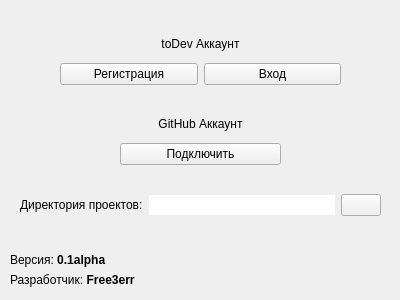
<?xml version="1.0" encoding="UTF-8"?>
<ui version="4.0">
 <class>Widget</class>
 <widget class="QWidget" name="Widget">
  <property name="geometry">
   <rect>
    <x>0</x>
    <y>0</y>
    <width>400</width>
    <height>300</height>
   </rect>
  </property>
  <property name="font">
   <font>
    <pointsize>9</pointsize>
   </font>
  </property>
  <property name="windowTitle">
   <string>Настройки</string>
  </property>
  <widget class="QWidget" name="gridLayoutWidget">
   <property name="geometry">
    <rect>
     <x>60</x>
     <y>30</y>
     <width>281</width>
     <height>55</height>
    </rect>
   </property>
   <layout class="QGridLayout" name="gridLayout">
    <item row="1" column="1">
     <widget class="QPushButton" name="loginBtn">
      <property name="text">
       <string>Вход</string>
      </property>
     </widget>
    </item>
    <item row="1" column="0">
     <widget class="QPushButton" name="regBtn">
      <property name="text">
       <string>Регистрация</string>
      </property>
     </widget>
    </item>
    <item row="0" column="0" colspan="2">
     <widget class="QLabel" name="gitLabel_2">
      <property name="font">
       <font>
        <pointsize>9</pointsize>
       </font>
      </property>
      <property name="text">
       <string>toDev Аккаунт</string>
      </property>
      <property name="alignment">
       <set>Qt::AlignCenter</set>
      </property>
     </widget>
    </item>
   </layout>
  </widget>
  <widget class="QWidget" name="gridLayoutWidget_2">
   <property name="geometry">
    <rect>
     <x>120</x>
     <y>110</y>
     <width>161</width>
     <height>55</height>
    </rect>
   </property>
   <layout class="QGridLayout" name="gridLayout_2">
    <item row="0" column="0">
     <widget class="QLabel" name="gitLabel">
      <property name="font">
       <font>
        <pointsize>9</pointsize>
       </font>
      </property>
      <property name="text">
       <string>GitHub Аккаунт</string>
      </property>
      <property name="alignment">
       <set>Qt::AlignCenter</set>
      </property>
     </widget>
    </item>
    <item row="1" column="0">
     <widget class="QPushButton" name="pushButton">
      <property name="text">
       <string>Подключить</string>
      </property>
     </widget>
    </item>
   </layout>
  </widget>
  <widget class="QLabel" name="verLabel">
   <property name="geometry">
    <rect>
     <x>10</x>
     <y>250</y>
     <width>151</width>
     <height>20</height>
    </rect>
   </property>
   <property name="font">
    <font>
     <pointsize>9</pointsize>
    </font>
   </property>
   <property name="text">
    <string>&lt;html&gt;&lt;head/&gt;&lt;body&gt;&lt;p&gt;Версия: &lt;span style=&quot; font-weight:600;&quot;&gt;0.1alpha&lt;/span&gt;&lt;/p&gt;&lt;/body&gt;&lt;/html&gt;</string>
   </property>
  </widget>
  <widget class="QLabel" name="devLabel">
   <property name="geometry">
    <rect>
     <x>10</x>
     <y>270</y>
     <width>171</width>
     <height>20</height>
    </rect>
   </property>
   <property name="font">
    <font>
     <pointsize>9</pointsize>
    </font>
   </property>
   <property name="text">
    <string>&lt;html&gt;&lt;head/&gt;&lt;body&gt;&lt;p&gt;Разработчик: &lt;span style=&quot; font-weight:600;&quot;&gt;Free3err&lt;/span&gt;&lt;/p&gt;&lt;/body&gt;&lt;/html&gt;</string>
   </property>
  </widget>
  <widget class="QWidget" name="gridLayoutWidget_3">
   <property name="geometry">
    <rect>
     <x>20</x>
     <y>190</y>
     <width>361</width>
     <height>31</height>
    </rect>
   </property>
   <layout class="QGridLayout" name="gridLayout_3">
    <item row="0" column="1">
     <widget class="QLineEdit" name="projectsDirEdit">
      <property name="frame">
       <bool>false</bool>
      </property>
      <property name="readOnly">
       <bool>true</bool>
      </property>
     </widget>
    </item>
    <item row="0" column="0">
     <widget class="QLabel" name="projectsDirLabel">
      <property name="text">
       <string>Директория проектов:</string>
      </property>
     </widget>
    </item>
    <item row="0" column="2">
     <widget class="QPushButton" name="editProjectsDirBtn">
      <property name="text">
       <string/>
      </property>
     </widget>
    </item>
   </layout>
  </widget>
 </widget>
 <resources/>
 <connections/>
</ui>
